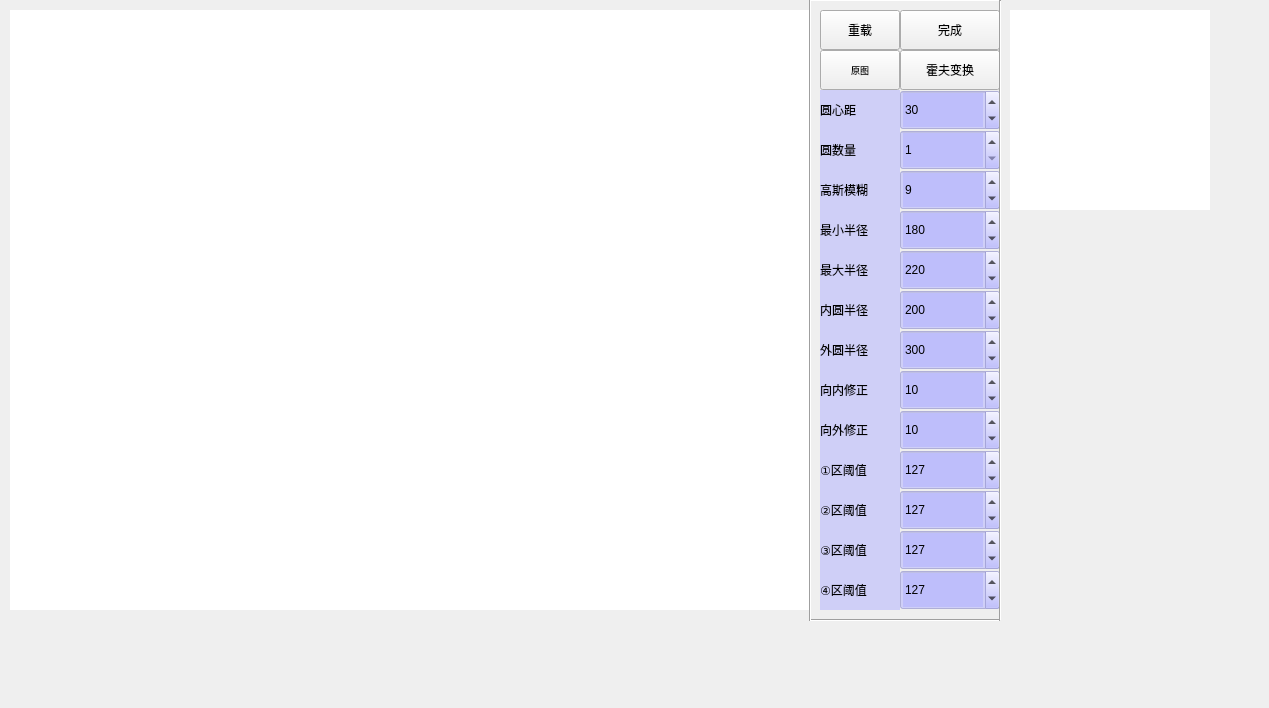
<?xml version="1.0" encoding="UTF-8"?>
<ui version="4.0">
 <class>Form</class>
 <widget class="QWidget" name="Form">
  <property name="geometry">
   <rect>
    <x>0</x>
    <y>0</y>
    <width>1269</width>
    <height>708</height>
   </rect>
  </property>
  <property name="windowTitle">
   <string>霍夫圆形变换</string>
  </property>
  <property name="windowIcon">
   <iconset>
    <normaloff>logo.ico</normaloff>logo.ico</iconset>
  </property>
  <widget class="QLabel" name="label">
   <property name="geometry">
    <rect>
     <x>10</x>
     <y>10</y>
     <width>800</width>
     <height>600</height>
    </rect>
   </property>
   <property name="toolTipDuration">
    <number>-1</number>
   </property>
   <property name="styleSheet">
    <string notr="true">background-color: rgba(255, 255, 255, 255);</string>
   </property>
   <property name="text">
    <string/>
   </property>
  </widget>
  <widget class="QLabel" name="label_00">
   <property name="geometry">
    <rect>
     <x>1010</x>
     <y>10</y>
     <width>200</width>
     <height>200</height>
    </rect>
   </property>
   <property name="font">
    <font>
     <pointsize>10</pointsize>
     <weight>75</weight>
     <italic>false</italic>
     <bold>true</bold>
     <underline>false</underline>
     <strikeout>false</strikeout>
    </font>
   </property>
   <property name="styleSheet">
    <string notr="true">background-color: rgb(255, 255, 255);</string>
   </property>
   <property name="text">
    <string/>
   </property>
   <property name="textFormat">
    <enum>Qt::AutoText</enum>
   </property>
   <property name="pixmap">
    <pixmap>../../../.designer/backup/legend.jpg</pixmap>
   </property>
   <property name="alignment">
    <set>Qt::AlignLeading|Qt::AlignLeft|Qt::AlignTop</set>
   </property>
   <property name="wordWrap">
    <bool>false</bool>
   </property>
   <property name="margin">
    <number>0</number>
   </property>
   <property name="openExternalLinks">
    <bool>false</bool>
   </property>
  </widget>
  <widget class="QPushButton" name="pushButton_1">
   <property name="geometry">
    <rect>
     <x>820</x>
     <y>10</y>
     <width>80</width>
     <height>40</height>
    </rect>
   </property>
   <property name="text">
    <string>重载</string>
   </property>
  </widget>
  <widget class="QPushButton" name="pushButton_2">
   <property name="geometry">
    <rect>
     <x>900</x>
     <y>10</y>
     <width>100</width>
     <height>40</height>
    </rect>
   </property>
   <property name="text">
    <string>完成</string>
   </property>
  </widget>
  <widget class="QDoubleSpinBox" name="doubleSpinBox_12">
   <property name="geometry">
    <rect>
     <x>900</x>
     <y>490</y>
     <width>100</width>
     <height>40</height>
    </rect>
   </property>
   <property name="styleSheet">
    <string notr="true">background-color: rgba(170, 170, 255, 120);
</string>
   </property>
   <property name="accelerated">
    <bool>true</bool>
   </property>
   <property name="decimals">
    <number>0</number>
   </property>
   <property name="minimum">
    <double>0.000000000000000</double>
   </property>
   <property name="maximum">
    <double>10000.000000000000000</double>
   </property>
   <property name="singleStep">
    <double>1.000000000000000</double>
   </property>
   <property name="value">
    <double>127.000000000000000</double>
   </property>
  </widget>
  <widget class="QLabel" name="label_13">
   <property name="geometry">
    <rect>
     <x>820</x>
     <y>530</y>
     <width>80</width>
     <height>40</height>
    </rect>
   </property>
   <property name="styleSheet">
    <string notr="true">background-color: rgba(170, 170, 255, 120);
</string>
   </property>
   <property name="text">
    <string>③区阈值</string>
   </property>
  </widget>
  <widget class="QDoubleSpinBox" name="doubleSpinBox_09">
   <property name="geometry">
    <rect>
     <x>900</x>
     <y>370</y>
     <width>100</width>
     <height>40</height>
    </rect>
   </property>
   <property name="styleSheet">
    <string notr="true">background-color: rgba(170, 170, 255, 120);
</string>
   </property>
   <property name="accelerated">
    <bool>true</bool>
   </property>
   <property name="decimals">
    <number>0</number>
   </property>
   <property name="minimum">
    <double>0.000000000000000</double>
   </property>
   <property name="maximum">
    <double>100.000000000000000</double>
   </property>
   <property name="singleStep">
    <double>1.000000000000000</double>
   </property>
   <property name="value">
    <double>10.000000000000000</double>
   </property>
  </widget>
  <widget class="QLabel" name="label_01">
   <property name="geometry">
    <rect>
     <x>820</x>
     <y>90</y>
     <width>80</width>
     <height>40</height>
    </rect>
   </property>
   <property name="styleSheet">
    <string notr="true">background-color: rgba(170, 170, 255, 120);
</string>
   </property>
   <property name="text">
    <string>圆心距</string>
   </property>
  </widget>
  <widget class="QLabel" name="label_12">
   <property name="geometry">
    <rect>
     <x>820</x>
     <y>490</y>
     <width>80</width>
     <height>40</height>
    </rect>
   </property>
   <property name="styleSheet">
    <string notr="true">background-color: rgba(170, 170, 255, 120);
</string>
   </property>
   <property name="text">
    <string>②区阈值</string>
   </property>
  </widget>
  <widget class="QDoubleSpinBox" name="doubleSpinBox_14">
   <property name="geometry">
    <rect>
     <x>900</x>
     <y>570</y>
     <width>100</width>
     <height>40</height>
    </rect>
   </property>
   <property name="styleSheet">
    <string notr="true">background-color: rgba(170, 170, 255, 120);
</string>
   </property>
   <property name="accelerated">
    <bool>true</bool>
   </property>
   <property name="decimals">
    <number>0</number>
   </property>
   <property name="minimum">
    <double>0.000000000000000</double>
   </property>
   <property name="maximum">
    <double>10000.000000000000000</double>
   </property>
   <property name="singleStep">
    <double>1.000000000000000</double>
   </property>
   <property name="value">
    <double>127.000000000000000</double>
   </property>
  </widget>
  <widget class="QLabel" name="label_14">
   <property name="geometry">
    <rect>
     <x>820</x>
     <y>570</y>
     <width>80</width>
     <height>40</height>
    </rect>
   </property>
   <property name="styleSheet">
    <string notr="true">background-color: rgba(170, 170, 255, 120);
</string>
   </property>
   <property name="text">
    <string>④区阈值</string>
   </property>
  </widget>
  <widget class="QLabel" name="label_08">
   <property name="geometry">
    <rect>
     <x>820</x>
     <y>330</y>
     <width>80</width>
     <height>40</height>
    </rect>
   </property>
   <property name="styleSheet">
    <string notr="true">background-color: rgba(170, 170, 255, 120);
</string>
   </property>
   <property name="text">
    <string>外圆半径</string>
   </property>
  </widget>
  <widget class="QDoubleSpinBox" name="doubleSpinBox_07">
   <property name="geometry">
    <rect>
     <x>900</x>
     <y>290</y>
     <width>100</width>
     <height>40</height>
    </rect>
   </property>
   <property name="styleSheet">
    <string notr="true">background-color: rgba(170, 170, 255, 120);
</string>
   </property>
   <property name="accelerated">
    <bool>true</bool>
   </property>
   <property name="decimals">
    <number>0</number>
   </property>
   <property name="minimum">
    <double>0.000000000000000</double>
   </property>
   <property name="maximum">
    <double>10000.000000000000000</double>
   </property>
   <property name="singleStep">
    <double>1.000000000000000</double>
   </property>
   <property name="value">
    <double>200.000000000000000</double>
   </property>
  </widget>
  <widget class="QLabel" name="label_11">
   <property name="geometry">
    <rect>
     <x>820</x>
     <y>450</y>
     <width>80</width>
     <height>40</height>
    </rect>
   </property>
   <property name="styleSheet">
    <string notr="true">background-color: rgba(170, 170, 255, 120);
</string>
   </property>
   <property name="text">
    <string>①区阈值</string>
   </property>
  </widget>
  <widget class="QDoubleSpinBox" name="doubleSpinBox_11">
   <property name="geometry">
    <rect>
     <x>900</x>
     <y>450</y>
     <width>100</width>
     <height>40</height>
    </rect>
   </property>
   <property name="styleSheet">
    <string notr="true">background-color: rgba(170, 170, 255, 120);
</string>
   </property>
   <property name="accelerated">
    <bool>true</bool>
   </property>
   <property name="decimals">
    <number>0</number>
   </property>
   <property name="minimum">
    <double>0.000000000000000</double>
   </property>
   <property name="maximum">
    <double>10000.000000000000000</double>
   </property>
   <property name="singleStep">
    <double>1.000000000000000</double>
   </property>
   <property name="value">
    <double>127.000000000000000</double>
   </property>
  </widget>
  <widget class="QLabel" name="label_10">
   <property name="geometry">
    <rect>
     <x>820</x>
     <y>410</y>
     <width>80</width>
     <height>40</height>
    </rect>
   </property>
   <property name="styleSheet">
    <string notr="true">background-color: rgba(170, 170, 255, 120);
</string>
   </property>
   <property name="text">
    <string>向外修正</string>
   </property>
  </widget>
  <widget class="QDoubleSpinBox" name="doubleSpinBox_05">
   <property name="geometry">
    <rect>
     <x>900</x>
     <y>250</y>
     <width>100</width>
     <height>40</height>
    </rect>
   </property>
   <property name="styleSheet">
    <string notr="true">background-color: rgba(170, 170, 255, 120);
</string>
   </property>
   <property name="accelerated">
    <bool>true</bool>
   </property>
   <property name="decimals">
    <number>0</number>
   </property>
   <property name="minimum">
    <double>1.000000000000000</double>
   </property>
   <property name="maximum">
    <double>10000.000000000000000</double>
   </property>
   <property name="singleStep">
    <double>1.000000000000000</double>
   </property>
   <property name="value">
    <double>220.000000000000000</double>
   </property>
  </widget>
  <widget class="QDoubleSpinBox" name="doubleSpinBox_13">
   <property name="geometry">
    <rect>
     <x>900</x>
     <y>530</y>
     <width>100</width>
     <height>40</height>
    </rect>
   </property>
   <property name="styleSheet">
    <string notr="true">background-color: rgba(170, 170, 255, 120);
</string>
   </property>
   <property name="accelerated">
    <bool>true</bool>
   </property>
   <property name="decimals">
    <number>0</number>
   </property>
   <property name="minimum">
    <double>0.000000000000000</double>
   </property>
   <property name="maximum">
    <double>10000.000000000000000</double>
   </property>
   <property name="singleStep">
    <double>1.000000000000000</double>
   </property>
   <property name="value">
    <double>127.000000000000000</double>
   </property>
  </widget>
  <widget class="QLabel" name="label_04">
   <property name="geometry">
    <rect>
     <x>820</x>
     <y>210</y>
     <width>80</width>
     <height>40</height>
    </rect>
   </property>
   <property name="styleSheet">
    <string notr="true">background-color: rgba(170, 170, 255, 120);
</string>
   </property>
   <property name="text">
    <string>最小半径</string>
   </property>
  </widget>
  <widget class="QLabel" name="label_05">
   <property name="geometry">
    <rect>
     <x>820</x>
     <y>250</y>
     <width>80</width>
     <height>40</height>
    </rect>
   </property>
   <property name="styleSheet">
    <string notr="true">background-color: rgba(170, 170, 255, 120);
</string>
   </property>
   <property name="text">
    <string>最大半径</string>
   </property>
  </widget>
  <widget class="QLabel" name="label_07">
   <property name="geometry">
    <rect>
     <x>820</x>
     <y>290</y>
     <width>80</width>
     <height>40</height>
    </rect>
   </property>
   <property name="styleSheet">
    <string notr="true">background-color: rgba(170, 170, 255, 120);
</string>
   </property>
   <property name="text">
    <string>内圆半径</string>
   </property>
  </widget>
  <widget class="QDoubleSpinBox" name="doubleSpinBox_08">
   <property name="geometry">
    <rect>
     <x>900</x>
     <y>330</y>
     <width>100</width>
     <height>40</height>
    </rect>
   </property>
   <property name="styleSheet">
    <string notr="true">background-color: rgba(170, 170, 255, 120);
</string>
   </property>
   <property name="accelerated">
    <bool>true</bool>
   </property>
   <property name="decimals">
    <number>0</number>
   </property>
   <property name="minimum">
    <double>0.000000000000000</double>
   </property>
   <property name="maximum">
    <double>10000.000000000000000</double>
   </property>
   <property name="singleStep">
    <double>1.000000000000000</double>
   </property>
   <property name="value">
    <double>300.000000000000000</double>
   </property>
  </widget>
  <widget class="QDoubleSpinBox" name="doubleSpinBox_03">
   <property name="geometry">
    <rect>
     <x>900</x>
     <y>170</y>
     <width>100</width>
     <height>40</height>
    </rect>
   </property>
   <property name="styleSheet">
    <string notr="true">background-color: rgba(170, 170, 255, 120);
</string>
   </property>
   <property name="accelerated">
    <bool>true</bool>
   </property>
   <property name="decimals">
    <number>0</number>
   </property>
   <property name="minimum">
    <double>1.000000000000000</double>
   </property>
   <property name="maximum">
    <double>510.000000000000000</double>
   </property>
   <property name="singleStep">
    <double>2.000000000000000</double>
   </property>
   <property name="value">
    <double>9.000000000000000</double>
   </property>
  </widget>
  <widget class="QLabel" name="label_03">
   <property name="geometry">
    <rect>
     <x>820</x>
     <y>170</y>
     <width>80</width>
     <height>40</height>
    </rect>
   </property>
   <property name="styleSheet">
    <string notr="true">background-color: rgba(170, 170, 255, 120);
</string>
   </property>
   <property name="text">
    <string>高斯模糊</string>
   </property>
  </widget>
  <widget class="QDoubleSpinBox" name="doubleSpinBox_10">
   <property name="geometry">
    <rect>
     <x>900</x>
     <y>410</y>
     <width>100</width>
     <height>40</height>
    </rect>
   </property>
   <property name="styleSheet">
    <string notr="true">background-color: rgba(170, 170, 255, 120);
</string>
   </property>
   <property name="accelerated">
    <bool>true</bool>
   </property>
   <property name="decimals">
    <number>0</number>
   </property>
   <property name="minimum">
    <double>0.000000000000000</double>
   </property>
   <property name="maximum">
    <double>100.000000000000000</double>
   </property>
   <property name="singleStep">
    <double>1.000000000000000</double>
   </property>
   <property name="value">
    <double>10.000000000000000</double>
   </property>
  </widget>
  <widget class="QLabel" name="label_02">
   <property name="geometry">
    <rect>
     <x>820</x>
     <y>130</y>
     <width>80</width>
     <height>40</height>
    </rect>
   </property>
   <property name="styleSheet">
    <string notr="true">background-color: rgba(170, 170, 255, 120);
</string>
   </property>
   <property name="text">
    <string>圆数量</string>
   </property>
  </widget>
  <widget class="QDoubleSpinBox" name="doubleSpinBox_01">
   <property name="geometry">
    <rect>
     <x>900</x>
     <y>90</y>
     <width>100</width>
     <height>40</height>
    </rect>
   </property>
   <property name="styleSheet">
    <string notr="true">background-color: rgba(170, 170, 255, 120);
</string>
   </property>
   <property name="accelerated">
    <bool>true</bool>
   </property>
   <property name="decimals">
    <number>0</number>
   </property>
   <property name="minimum">
    <double>1.000000000000000</double>
   </property>
   <property name="maximum">
    <double>10000.000000000000000</double>
   </property>
   <property name="singleStep">
    <double>1.000000000000000</double>
   </property>
   <property name="value">
    <double>30.000000000000000</double>
   </property>
  </widget>
  <widget class="QLabel" name="label_09">
   <property name="geometry">
    <rect>
     <x>820</x>
     <y>370</y>
     <width>80</width>
     <height>40</height>
    </rect>
   </property>
   <property name="styleSheet">
    <string notr="true">background-color: rgba(170, 170, 255, 120);
</string>
   </property>
   <property name="text">
    <string>向内修正</string>
   </property>
  </widget>
  <widget class="QDoubleSpinBox" name="doubleSpinBox_04">
   <property name="geometry">
    <rect>
     <x>900</x>
     <y>210</y>
     <width>100</width>
     <height>40</height>
    </rect>
   </property>
   <property name="styleSheet">
    <string notr="true">background-color: rgba(170, 170, 255, 120);
</string>
   </property>
   <property name="accelerated">
    <bool>true</bool>
   </property>
   <property name="decimals">
    <number>0</number>
   </property>
   <property name="minimum">
    <double>1.000000000000000</double>
   </property>
   <property name="maximum">
    <double>10000.000000000000000</double>
   </property>
   <property name="singleStep">
    <double>1.000000000000000</double>
   </property>
   <property name="value">
    <double>180.000000000000000</double>
   </property>
  </widget>
  <widget class="QDoubleSpinBox" name="doubleSpinBox_02">
   <property name="geometry">
    <rect>
     <x>900</x>
     <y>130</y>
     <width>100</width>
     <height>40</height>
    </rect>
   </property>
   <property name="styleSheet">
    <string notr="true">background-color: rgba(170, 170, 255, 120);
</string>
   </property>
   <property name="accelerated">
    <bool>true</bool>
   </property>
   <property name="decimals">
    <number>0</number>
   </property>
   <property name="minimum">
    <double>1.000000000000000</double>
   </property>
   <property name="maximum">
    <double>20.000000000000000</double>
   </property>
   <property name="singleStep">
    <double>1.000000000000000</double>
   </property>
   <property name="value">
    <double>1.000000000000000</double>
   </property>
  </widget>
  <widget class="QPushButton" name="pushButton_4">
   <property name="geometry">
    <rect>
     <x>900</x>
     <y>50</y>
     <width>100</width>
     <height>40</height>
    </rect>
   </property>
   <property name="text">
    <string>霍夫变换</string>
   </property>
  </widget>
  <widget class="QPushButton" name="pushButton_3">
   <property name="geometry">
    <rect>
     <x>820</x>
     <y>50</y>
     <width>80</width>
     <height>40</height>
    </rect>
   </property>
   <property name="font">
    <font>
     <pointsize>7</pointsize>
    </font>
   </property>
   <property name="text">
    <string>原图</string>
   </property>
   <property name="checkable">
    <bool>true</bool>
   </property>
   <property name="checked">
    <bool>false</bool>
   </property>
   <property name="autoRepeat">
    <bool>true</bool>
   </property>
   <property name="autoExclusive">
    <bool>true</bool>
   </property>
  </widget>
  <widget class="Line" name="line">
   <property name="geometry">
    <rect>
     <x>810</x>
     <y>610</y>
     <width>191</width>
     <height>20</height>
    </rect>
   </property>
   <property name="orientation">
    <enum>Qt::Horizontal</enum>
   </property>
  </widget>
  <widget class="Line" name="line_2">
   <property name="geometry">
    <rect>
     <x>800</x>
     <y>0</y>
     <width>20</width>
     <height>621</height>
    </rect>
   </property>
   <property name="orientation">
    <enum>Qt::Vertical</enum>
   </property>
  </widget>
  <widget class="Line" name="line_3">
   <property name="geometry">
    <rect>
     <x>810</x>
     <y>-10</y>
     <width>191</width>
     <height>20</height>
    </rect>
   </property>
   <property name="orientation">
    <enum>Qt::Horizontal</enum>
   </property>
  </widget>
  <widget class="Line" name="line_4">
   <property name="geometry">
    <rect>
     <x>990</x>
     <y>0</y>
     <width>20</width>
     <height>621</height>
    </rect>
   </property>
   <property name="orientation">
    <enum>Qt::Vertical</enum>
   </property>
  </widget>
 </widget>
 <resources/>
 <connections/>
</ui>
